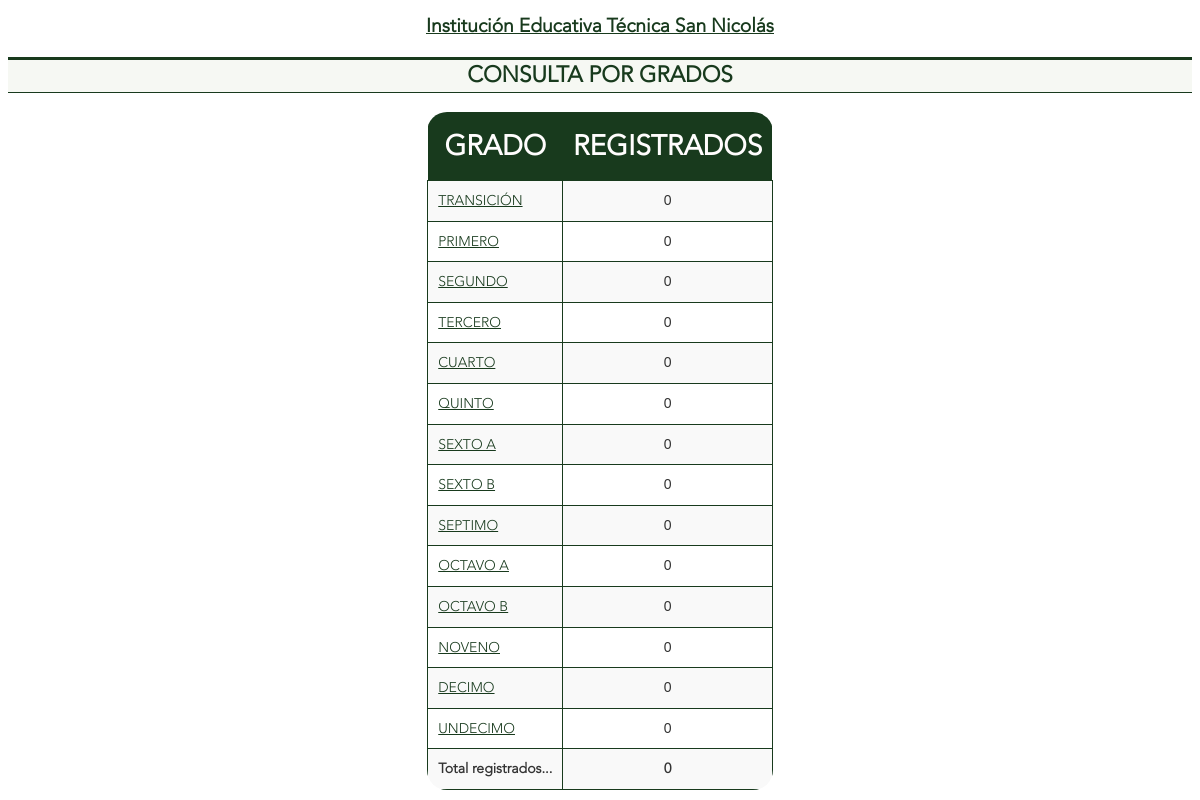
Page /administrador/general.php (signed in) on the committed database.
### tables this page shows
CREATE TABLE IF NOT EXISTS `general` (
  `id` int(11) NOT NULL AUTO_INCREMENT,
  `institucion` varchar(100) NOT NULL,
  `descripcion` varchar(100) NOT NULL,
  `activo` varchar(1) NOT NULL,
  `clave` varchar(1) NOT NULL,
  PRIMARY KEY (`id`)
);

CREATE TABLE IF NOT EXISTS `grados` (
  `id` int(11) NOT NULL AUTO_INCREMENT,
  `grado` varchar(15) NOT NULL,
  PRIMARY KEY (`id`)
);

### administrador/general.php (the view, shortened to what this page needs)
<?php
$link = conectarse();
$estado = mysqli_query($link, "select * from general");
$leer = mysqli_fetch_array($estado);
if (isset($_COOKIE['VotaDatAdmin'])) {
	echo '<!DOCTYPE html PUBLIC "-//W3C//DTD XHTML 1.0 Transitional//EN" "http://www.w3.org/TR/xhtml1/DTD/xhtml1-transitional.dtd">';
	echo '<html>';
	echo '<head>	<meta charset="UTF-8"><link rel="icon" href="./../iconos/EscudoColegio.png" type="image/png">
';
	echo '<link href="../estilo.css
" rel="stylesheet" type="text/css" />';
	echo '</head>';
	echo '<body>';
	echo '<h1>' . $leer['institucion'] . '</h1>';
	echo '<h2>CONSULTA POR GRADOS</h2>';
	echo '<div align="center">';
	echo '<table>';
	echo '<thead><tr><th>GRADO</th><th>REGISTRADOS</th></tr></thead>';
	$ContReg = 0;
	$resp = mysqli_query($link, "select * from grados");
	while ($row = mysqli_fetch_array($resp)) {
		$resp2 = mysqli_query($link, sprintf("select count(estudiantes.id) from estudiantes where grado=%d", $row['id']));
		$row2 = mysqli_fetch_array($resp2);
		echo '<tr>';
		echo '<td><a href="consulta.php?id=' . $row['id'] . '" title="Clic para consultar ' . $row['grado'] . '">' . $row['grado'] . '</a></td>';
		echo '<td class="cen">' . $row2[0] . '</td></tr>';
		$ContReg = $ContReg + $row2[0];
	}
	echo '<tr>';
	echo '<td><strong>Total registrados...</strong></td>';
	echo '<td class="cen"><strong>' . $ContReg . '</strong></td></tr>';
	echo '</table>';
	echo '</div>';
	echo '</body>';
	echo '</html>';
} else {
	include_once("encabezado.html");
	echo '<table>';
	echo '<tr><td class="cen"><strong>Su sesión ha finalizado, por favor vuelva a ingresar al sistema</strong></td></tr>';
	echo '</table></div></body></html>';
}

### estilo.css (style rules this page uses)
* { font-family: Avenir; }
a:link, a:visited { color: #183a1d; font-family: Avenir; }
h1 { color: #183a1d; font-size: 1em; font-family: Avenir; text-decoration: underline; text-align: center; font-size: larger; }
h2 { color: #183a1d; text-align: center; font-size: 1.4em; border-top: 3px solid #183a1d; border-bottom: 1px solid #183a1d; background-color: #f6f8f3; padding: 0 20px 2px 20px; font-family: Avenir; }
table { margin: 0 auto; text-align: left; border-collapse: collapse; border: none; border-radius: 20px; overflow: hidden; }
thead th { background-color: #183a1d; color: #fffdfd; font-size: 28px; font-weight: bold; padding: 15px 10px; text-align: center; }
tbody tr:nth-child(odd) { background-color: #f9f9f9; }
tbody th, tbody td { font-size: 14px; font-family: "Arial", sans-serif; color: #333; padding: 10px; border: 1px solid #183a1d; text-align: justify; }
.cen { text-align: center; transition: all 0.3s ease-in; }
tbody th, td { font-size: 0.8em; line-height: 1.4em; font-family: Avenir; color: #000; padding: 10px 7px; border-top: 1px solid #ffc400bb; border-right: 1px solid #dddddd; text-align: justify; }
:root { accent-color: #183a1d; }

### rows in the picture
general: institucion "Institución Educativa Técnica San Nicolás"
grados: grado "TRANSICIÓN", row2 "0"
grados: grado "PRIMERO", row2 "0"
grados: grado "SEGUNDO", row2 "0"
grados: grado "TERCERO", row2 "0"
grados: grado "CUARTO", row2 "0"
grados: grado "QUINTO", row2 "0"
grados: grado "SEXTO A", row2 "0"
grados: grado "SEXTO B", row2 "0"
grados: grado "SEPTIMO", row2 "0"
grados: grado "OCTAVO A", row2 "0"
grados: grado "OCTAVO B", row2 "0"
grados: grado "NOVENO", row2 "0"
grados: grado "DECIMO", row2 "0"
grados: grado "UNDECIMO", row2 "0"

### other values in the picture
$ContReg "0"
